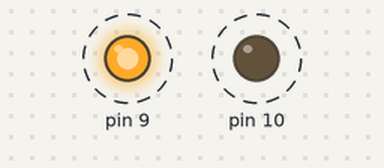
Recording of a sketch running on a simulated Arduino Uno, built with avr-gcc and run on an emulated ATmega328P. Shown: output pins drawn as LEDs (lit = HIGH). Dashed ring = blinking.

Above: at 0.5 s.
Timing chart, 0 to 4.6 s (numbered marks = the images above):
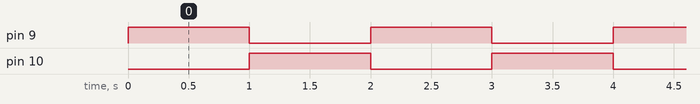

Measured:
- by itself, pin 9, pin 10: alternates HIGH for 1.0 s and LOW for 1.0 s

The sketch:

Lab_Driver-2.ino
```cpp
void setup() {
  pinMode(10,OUTPUT);
  pinMode(9,OUTPUT);
  digitalWrite(10,0);
  digitalWrite(9,0);
}

void loop() {
  digitalWrite(10,0);
  digitalWrite(9,1);
  delay(1000);
  digitalWrite(10,1);
  digitalWrite(9,0);
  delay(1000);
}
```
